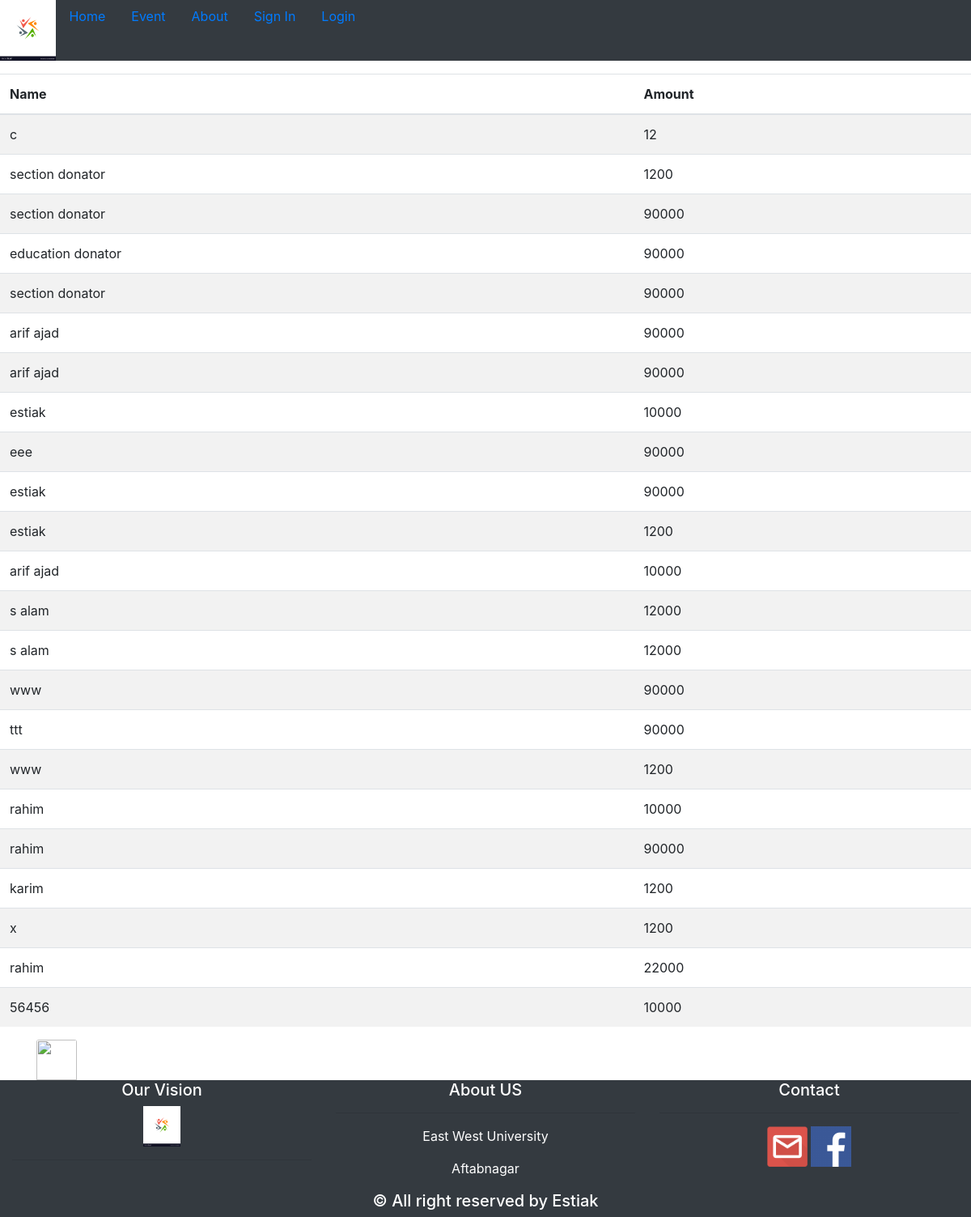
Page /donator_list.php on the committed database.
### tables this page shows
CREATE TABLE `donator` (
  `id` int(11) NOT NULL,
  `name` varchar(25) NOT NULL,
  `card_number` varchar(25) NOT NULL,
  `amount` int(8) NOT NULL
);

### donator_list.php (the view, shortened to what this page needs)
<?php
include("navbar.php");
?>
<table class="table table-striped">
    <div class="table responsive">
        <thead>
            <tr>
              <th>Name</th>
              <th>Amount</th>
            </tr>
        </thead>
        <tbody>
<?php
$conn= mysqli_connect('localhost','root','','test');
	$sql="SELECT * FROM donator";
	if($result=mysqli_query($conn,$sql)){
    if(mysqli_num_rows($result)>0){
    	while($row=mysqli_fetch_array($result)){
				echo '<tr>
                  <td scope="row">' . $row["name"]. '</td>
                  <td>' . $row["amount"] .'</td>
                  </tr>';
			}
		}
	}
else{
    echo "ERROR: Could not able to execute $sql. " . mysqli_error($conn);
}
?>
</tbody>
    </div>
</table>
<div class="container">
	<a href="user.php"><img class="card-img-top" align="center" style="height:50px ;width:50px ;" src="img/back.png"></a>
</div>
<?php  include("footer.php")?>

### rows in the picture
donator: name "c", amount "12"
donator: name "section donator", amount "1200"
donator: name "section donator", amount "90000"
donator: name "education donator", amount "90000"
donator: name "section donator", amount "90000"
donator: name "arif ajad", amount "90000"
donator: name "arif ajad", amount "90000"
donator: name "estiak", amount "10000"
donator: name "eee", amount "90000"
donator: name "estiak", amount "90000"
donator: name "estiak", amount "1200"
donator: name "arif ajad", amount "10000"
donator: name "s alam", amount "12000"
donator: name "s alam", amount "12000"
donator: name "www", amount "90000"
donator: name "ttt", amount "90000"
donator: name "www", amount "1200"
donator: name "rahim", amount "10000"
donator: name "rahim", amount "90000"
donator: name "karim", amount "1200"
donator: name "x", amount "1200"
donator: name "rahim", amount "22000"
donator: name "56456", amount "10000"
